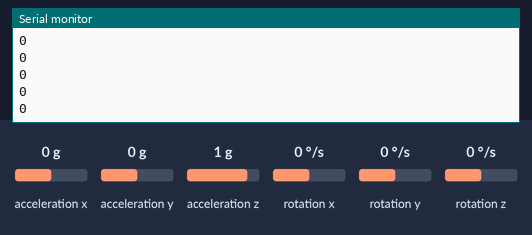
Bench run of a sketch on a simulated Arduino Uno, built with avr-gcc and run on an emulated ATmega328P. Shown: the last lines printed to the serial monitor. The inputs (shaded band) are chosen by the test bench; at power-on: rotation z 0 °/s, acceleration x 0 g, acceleration y 0 g, acceleration z 1 g, rotation x 0 °/s, rotation y 0 °/s.

Above: at 4.2 s.
4.3 s: rotation z set to -192 °/s
At 5.1 s:
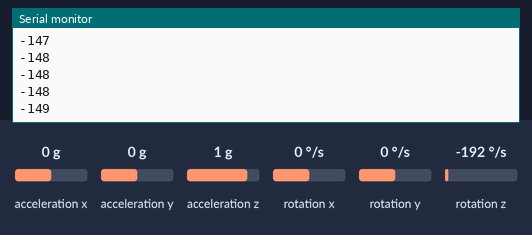
5.8 s: rotation z set to 100 °/s
At 6.3 s:
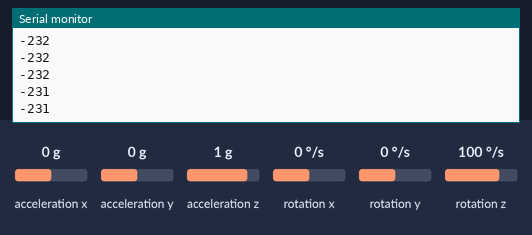
Timing chart, 0 to 8.1 s (numbered marks = the images above; inputs shaded):
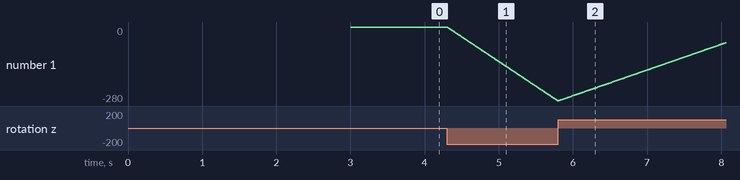

Measured:
- after the input at 4.3 s, the serial monitor: prints a new line at once (image 1)
- plotted number 1: 0 → -280 after the input at 4.3 s

The sketch:

PruebaGiroscopio.ino
```cpp
#include <MPU6050_light.h>
#include <Wire.h>

MPU6050 mpu(Wire);  //Crea un objeto MPU6050 para la comunicación I2C

void setup() {
  Serial.begin(115200); //Asegurarse que este siempre sea el primero en inicializarse para evitar cualquier problema
  Wire.begin();  // Inicializa la comunicación I2C
  mpu.begin();   // Inicializa el MPU6050
  Serial.print(F("MPU6050 estado: "));
  Serial.println(F("Calculando compensación MPU6050"));  //no se debe mover el MPU6050
  mpu.calcGyroOffsets();                                   //Calibrar giroscopio (Se demora unos seg’s)
  Serial.println("Listo!\n");
}
void loop() {
  mpu.update();                  // Actualizar los datos del sensor
  int angulo = mpu.getAngleZ();  //Obtiene el ángulo actual del eje solicitado
  Serial.println(angulo);
}
```
